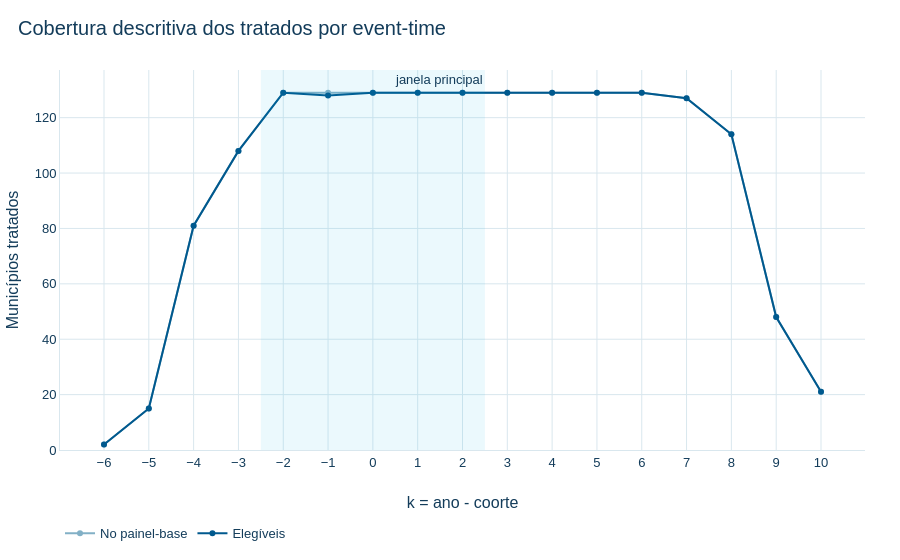

The notebook cell this image was saved under:
### Markdown cell above
## 6. Event-time como cobertura, sem ATT

`tempo_relativo = ano - coorte_g` é usado aqui somente para contar observações disponíveis. Há duas quantidades distintas:

1. **população com suporte de calendário**: 129 na janela principal e 108 na sensibilidade (coortes 2010–2013);
2. **unidades com todos os k elegíveis** após a máscara institucional: Cabo Frio/2009 corresponde a `k=-1`, reduzindo a cobertura completa para 128 e 107, respectivamente.

Essa perda de uma unidade não altera a população congelada; documenta uma restrição observacional que o futuro estimador deverá respeitar.

### Code cell
cobertura_event_time = d16.cobertura_event_time(amostra)
diagnostico_janelas = d16.diagnostico_janelas(amostra)
display(estilizar_tabela_ipt(cobertura_event_time), estilizar_tabela_ipt(diagnostico_janelas))

fig = go.Figure()
fig.add_trace(go.Scatter(x=cobertura_event_time.tempo_relativo, y=cobertura_event_time.n_tratados_no_painel,
                         mode='lines+markers', name='No painel-base', line={'color': CORES_IPT['AZUL_CLARO']}))
fig.add_trace(go.Scatter(x=cobertura_event_time.tempo_relativo, y=cobertura_event_time.n_tratados_elegiveis,
                         mode='lines+markers', name='Elegíveis', line={'color': CORES_IPT['AZUL_PRINCIPAL']}))
aplicar_tema_ipt(fig, titulo='Cobertura descritiva dos tratados por event-time')
fig.update_xaxes(title='k = ano - coorte', dtick=1)
fig.update_yaxes(title='Municípios tratados', rangemode='tozero')
fig.add_vrect(x0=-2.5, x1=2.5, fillcolor=CORES_IPT['CIANO'], opacity=.08, line_width=0, annotation_text='janela principal')
destino_event_time = salvar_figura_ipt(fig, FIGURES / '15_cobertura_event_time_d16.png')
fig.show()

### Figure 1 — Plotly figure (JSON) as saved in the notebook; plotly's stock layout.template omitted (floating-point values rounded to 4 significant figures)
{"data": [{"line": {"color": "#82B0C6"}, "mode": "lines+markers", "name": "No painel-base", "type": "scatter", "x": [-6, -5, -4, -3, -2, -1, 0, 1, 2, 3, 4, 5, 6, 7, 8, 9, 10], "y": [2, 15, 81, 108, 129, 129, 129, 129, 129, 129, 129, 129, 129, 127, 114, 48, 21]}, {"line": {"color": "#00598E"}, "mode": "lines+markers", "name": "Elegíveis", "type": "scatter", "x": [-6, -5, -4, -3, -2, -1, 0, 1, 2, 3, 4, 5, 6, 7, 8, 9, 10], "y": [2, 15, 81, 108, 129, 128, 129, 129, 129, 129, 129, 129, 129, 127, 114, 48, 21]}], "layout": {"annotations": [{"showarrow": false, "text": "janela principal", "x": 2.5, "xanchor": "right", "xref": "x", "y": 1, "yanchor": "top", "yref": "y domain"}], "font": {"color": "#133C5A", "family": "Arial", "size": 13}, "paper_bgcolor": "#FFFFFF", "plot_bgcolor": "#FFFFFF", "shapes": [{"fillcolor": "#04B4E3", "line": {"width": 0}, "opacity": 0.08, "type": "rect", "x0": -2.5, "x1": 2.5, "xref": "x", "y0": 0, "y1": 1, "yref": "y domain"}], "title": {"text": "Cobertura descritiva dos tratados por event-time"}, "xaxis": {"dtick": 1, "title": {"text": "k = ano - coorte"}}, "yaxis": {"rangemode": "tozero", "title": {"text": "Municípios tratados"}}}}
